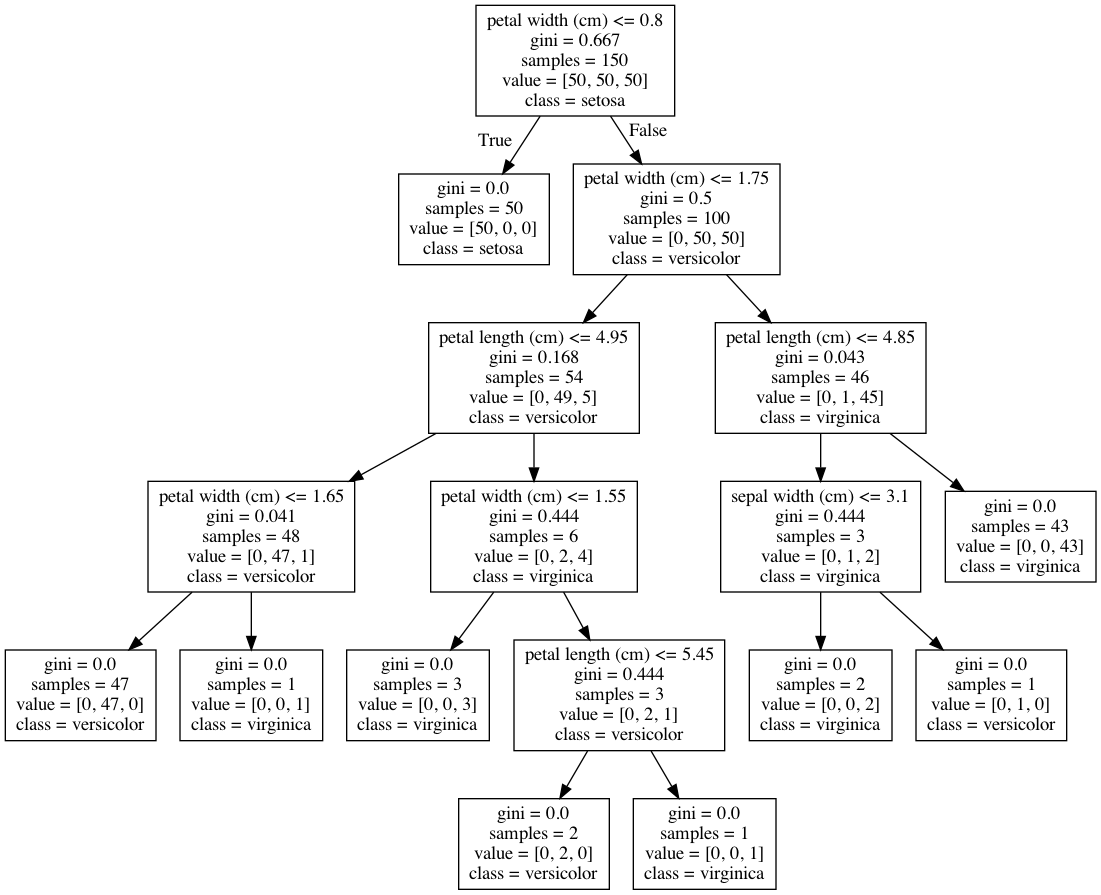

This figure's Python source:
# Load libraries
from sklearn.tree import DecisionTreeClassifier
from sklearn import datasets
from IPython.display import Image  
from sklearn import tree
import pydotplus
# Load data
iris = datasets.load_iris()
X = iris.data
y = iris.target
# Create decision tree classifer object
clf = DecisionTreeClassifier(random_state=0)
print("loaded, starting training")
# Train model
model = clf.fit(X, y)
# Create DOT data
dot_data = tree.export_graphviz(clf, out_file=None, 
                                feature_names=iris.feature_names,  
                                class_names=iris.target_names)
print("trainging done")
# Draw graph
graph = pydotplus.graph_from_dot_data(dot_data)  

# Show graph
Image(graph.create_png())

# # Create PDF
# graph.write_pdf("tree.pdf")

# Create PNG
graph.write_png("tree.png")
